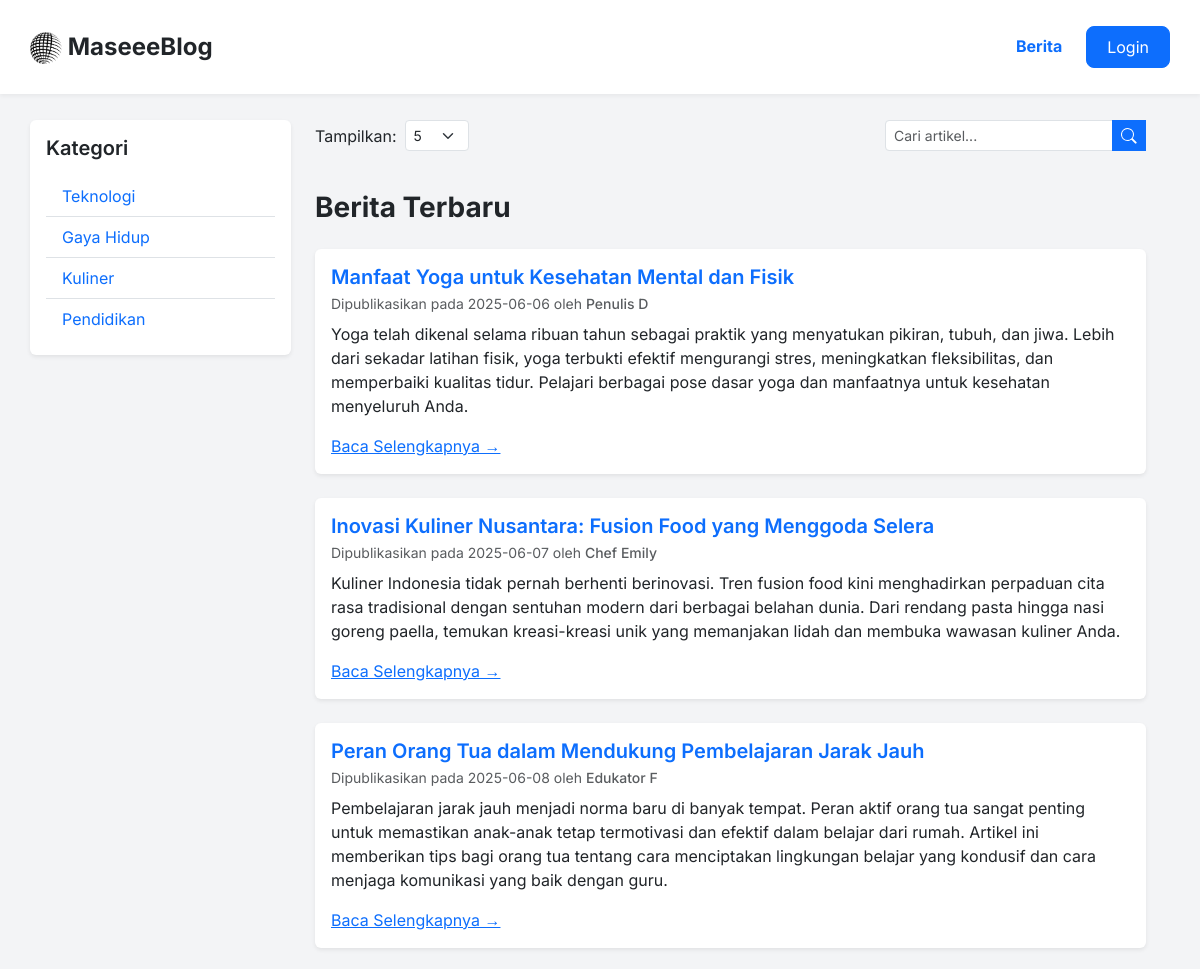
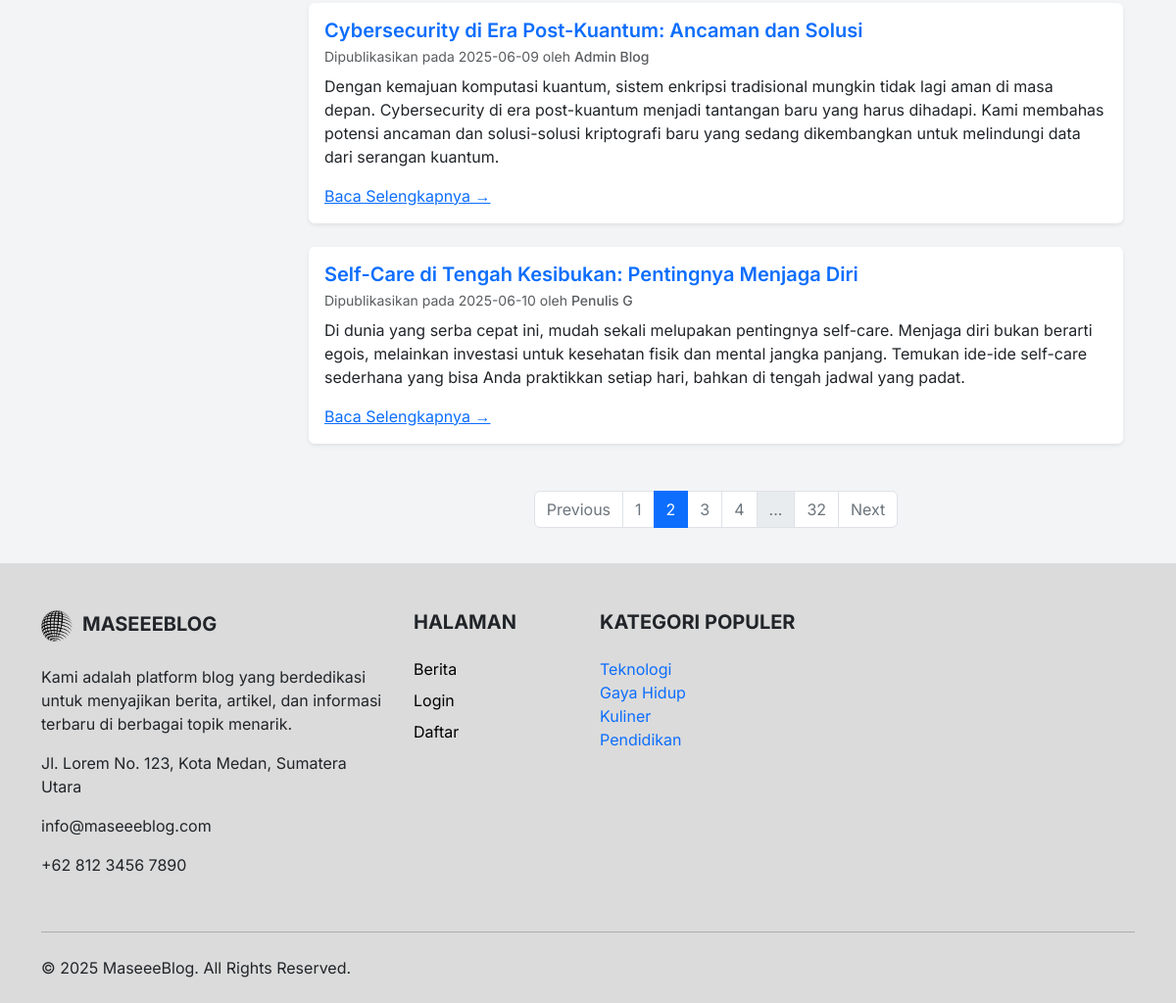
The app's page /index.php?page=blog&data_per_halaman=5&halaman=2 with its own data (2 pictures, top to bottom).
### tables this page shows
CREATE TABLE `kategori` (
  `idkategori` int(11) NOT NULL,
  `namakategori` varchar(255) NOT NULL
);

CREATE TABLE `blog` (
  `idblog` int(11) NOT NULL,
  `penulis` varchar(100) NOT NULL,
  `tanggalbuat` date NOT NULL,
  `judul` varchar(255) NOT NULL,
  `isi` mediumtext NOT NULL,
  `idkategori` int(11) NOT NULL
);

### file/blog.php (the view, shortened to what this page needs)
<?php
global $conn;
global $data_per_halaman;
if (isset($_POST['data_per_halaman'])) {
    $data_per_halaman = (int) $_POST['data_per_halaman'];
} elseif (isset($_GET['data_per_halaman'])) {
    $data_per_halaman = (int) $_GET['data_per_halaman'];
} else {
    $data_per_halaman = 5;
}
$data_per_halaman = max(1, $data_per_halaman);
$cari = '';
$where_sql = '';
$query_total = mysqli_query($conn, "SELECT COUNT(*) AS total FROM blog" . $where_sql);
$row_total = mysqli_fetch_assoc($query_total);
$total_data = $row_total['total'];
$total_halaman = ceil($total_data / $data_per_halaman);
$halaman_saat_ini = isset($_GET['halaman']) ? (int) $_GET['halaman'] : 1;
$halaman_saat_ini = max(1, min($halaman_saat_ini, $total_halaman));
$offset = ($halaman_saat_ini - 1) * $data_per_halaman;
$query_blog = mysqli_query($conn, "SELECT * FROM blog" . $where_sql . " ORDER BY idblog ASC LIMIT $data_per_halaman OFFSET $offset");
$query_kategori = mysqli_query($conn, "SELECT idkategori, namakategori FROM kategori");
function limit_words($text, $limit, $ellipsis = '...')
{
    $words = preg_split('/\s+/', $text, -1, PREG_SPLIT_NO_EMPTY);
    if (count($words) <= $limit) {
        return $text;
    }
    $limited_words = array_slice($words, 0, $limit);
    return implode(' ', $limited_words) . $ellipsis;
}
?>
<!DOCTYPE html>
<html lang="id">
<head>
</head>
<body>
    <div class="container main-content">
        <div class="row w-100">
            <aside class="col-md-3 mb-4">
                <div class="card shadow-sm border-0">
                    <div class="card-body">
                        <h3 class="card-title fs-5 fw-semibold text-gray-800 mb-3">Kategori</h3>
                        <ul class="list-group list-group-flush">
                            <?php
                            while (
                                $rowkategori = mysqli_fetch_assoc($query_kategori)
                            ) {
                                ?>
                                <li class="list-group-item"><a href="?page=blog&kategori=<?php echo $rowkategori['idkategori'];
                                    if (!empty($cari)) { echo '&cari=' . urlencode(htmlspecialchars($cari)); }
                                    echo '&data_per_halaman=' . $data_per_halaman;
                                    ?>"
                                        class="text-decoration-none text-gray-700 d-block"><?php echo $rowkategori['namakategori'] ?></a>
                                </li>
                            <?php } ?>
                        </ul>
                    </div>
                </div>
            </aside>
            <main class="col-md-9">
                <div class="d-flex justify-content-between align-items-start mb-4 flex-wrap gap-3">
                    <div class="d-flex align-items-center">
                        <label for="itemsPerPage" class="form-label text-gray-700 mb-0 me-2">Tampilkan:</label>
                        <form action="" method="post" class="d-flex align-items-center mb-0">
                            <select id="itemsPerPage" class="form-select form-select-sm" name="data_per_halaman"
                                onchange="this.form.submit()">
                                <option value="5" <?php if ($data_per_halaman == 5)
                                    echo 'selected'; ?>>5</option>
                            </select>
                        </form>
                    </div>
                    <div class="ms-auto">
                        <form action="" method="post" class="input-group w-auto">
                            <input type="text" class="form-control form-control-sm" placeholder="Cari artikel..."
                                name="cari"
                                value="<?php echo htmlspecialchars($cari); ?>">
                            <button class="btn btn-search btn-sm" type="submit">
                                <svg xmlns="http://www.w3.org/2000/svg" width="16" height="16" fill="currentColor"
                                    class="bi bi-search" viewBox="0 0 16 16">
                                    <path
                                        d="M11.742 10.344a6.5 6.5 0 1 0-1.397 1.398h-.001q.044.06.088.125l3.493 3.493a1 1 0 0 0 1.414-1.414l-3.493-3.493a.75.75 0 0 0-.125-.088zM12 6.5a5.5 5.5 0 1 1-11 0 5.5 5.5 0 0 1 11 0" />
                                </svg>
                            </button>
                        </form>
                    </div>
                </div>
                <h1 class="h3 fw-bold text-gray-800 mb-4">Berita Terbaru</h1>
                <?php
                if (mysqli_num_rows($query_blog) > 0) {
                    while ($rowblog = mysqli_fetch_assoc($query_blog)) {
                        $isi_artikel_penuh = $rowblog['isi'];
                        $jumlah_kata_pratinjau = 50;
                        $pra_isi = limit_words($isi_artikel_penuh, $jumlah_kata_pratinjau);
                        ?>
                        <article class="card shadow-sm mb-4 border-0">
                            <div class="card-body">
                                <h2 class="card-title h5 fw-semibold mb-2"><a href="index.php?page=isiblog&id=<?php echo htmlspecialchars($rowblog['idblog']); ?>"
                                        class="text-decoration-none"><?php echo htmlspecialchars($rowblog['judul']); ?></a></h2>
                                <p class="card-subtitle text-muted mb-2"><small>Dipublikasikan pada
                                        <?php echo htmlspecialchars($rowblog['tanggalbuat']); ?> oleh <span
                                            class="fw-medium"><?php echo htmlspecialchars($rowblog['penulis']); ?></span></small></p>
                                <p class="card-text text-gray-700"><?php echo htmlspecialchars($pra_isi); ?></p> <a href="index.php?page=isiblog&id=<?php echo htmlspecialchars($rowblog['idblog']); ?>" class="read-more">Baca Selengkapnya &rarr;</a>
                            </div>
                        </article>
                        <?php
                    }
                }
                ?>
                <nav aria-label="Page navigation example" class="d-flex justify-content-center mt-5">
                    <ul class="pagination">
                        <?php
                        $base_url = 'index.php?page=blog';
                        $base_url .= '&data_per_halaman=' . $data_per_halaman;
                        if ($halaman_saat_ini > 1) {
                            echo '<li class="page-item">';
                            echo '<a class="page-link" href="' . $base_url . '&halaman=' . ($halaman_saat_ini - 1) . '" aria-label="Previous">';
                            echo '<span aria-hidden="true">Previous</span>';
                            echo '</a>';
                            echo '</li>';
                        } else {
                            echo '<li class="page-item disabled">';
                            echo '<span class="page-link" aria-disabled="true">Previous</span>';
                            echo '</li>';
                        }
                        $start_page = max(1, $halaman_saat_ini - 2);
                        $end_page = min($total_halaman, $halaman_saat_ini + 2);
                        for ($i = $start_page; $i <= $end_page; $i++) {
                            $active_class = ($i == $halaman_saat_ini) ? 'active' : '';
                            $current_aria = ($i == $halaman_saat_ini) ? 'aria-current="page"' : '';
                            echo '<li class="page-item ' . $active_class . '">';
                            echo '<a class="page-link" href="' . $base_url . '&halaman=' . $i . '" ' . $current_aria . '>' . $i . '</a>';
                            echo '</li>';
                        }
                        if ($end_page < $total_halaman) {
                             if ($end_page < $total_halaman - 1) {
                                echo '<li class="page-item disabled"><span class="page-link">...</span></li>';
                            }
                            echo '<li class="page-item"><a class="page-link" href="' . $base_url . '&halaman=' . $total_halaman . '">' . $total_halaman . '</a></li>';
                        }
                        if ($halaman_saat_ini < $total_halaman) {
                            echo '<li class="page-item">';
                            echo '<a class="page-link" href="' . $base_url . '&halaman=' . ($halaman_saat_ini + 1) . '" aria-label="Next">';
                            echo '<span aria-hidden="true">Next</span>';
                            echo '</a>';
                            echo '</li>';
                        } else {
                            echo '<li class="page-item disabled">';
                            echo '<span class="page-link" aria-disabled="true">Next</span>';
                            echo '</li>';
                        }
                        ?>
                    </ul>
                </nav>
            </main>
        </div>
    </div>
</body>
</html>

### include/template/footer.php (shortened to what this page needs)
<?php
global $query_kategori;
global $cari;
mysqli_data_seek($query_kategori, 0);
$query_footer = $query_kategori;
?>
<footer class="pt-5 pb-4" style="background-color:#dbdbdb">
    <div class="container">
        <div class="row">
            <div class="col-lg-4 col-md-6 mb-4">
                <h5 class="text-uppercase fw-bold mb-4"><img src="./include/img/logo.png" alt=""
                        style="width:32px;height:32px;margin-right:10px">MaseeeBlog</h5>
                <p>
                    Kami adalah platform blog yang berdedikasi untuk menyajikan berita, artikel, dan informasi
                    terbaru di berbagai topik menarik.
                </p>
                <p>Jl. Lorem No. 123, Kota Medan, Sumatera Utara</p>
                <p>info@maseeeblog.com</p>
                <p>+62 812 3456 7890</p>
            </div>
            <div class="col-lg-2 col-md-6 mb-4">
                <h5 class="text-uppercase fw-bold mb-4">Halaman</h5>
                <ul class="list-unstyled">
                    <li><a href="index.php?page=blog" class="text-black text-decoration-none mb-2 d-block">Berita</a>
                    </li>
                    <?php if (isset($_SESSION['username'])): ?>
                        <li><a href="index.php?page=admin" class="text-black text-decoration-none mb-2 d-block">Admin
                                Page</a></li>
                    <?php else: ?>
                        <li><a href="index.php?page=login" class="text-black text-decoration-none mb-2 d-block">Login</a>
                        </li>
                        <li><a href="index.php?page=register"
                                class="text-black text-decoration-none mb-2 d-block">Daftar</a></li>
                    <?php endif; ?>
                </ul>
            </div>
            <div class="col-lg-3 col-md-6 mb-4">
                <h5 class="text-uppercase fw-bold mb-4">Kategori Populer</h5>
                <ul class="list-unstyled">
                        <?php
                        if ($query_footer instanceof mysqli_result && mysqli_num_rows($query_footer) > 0) {
                            while (
                                $rowkategori = mysqli_fetch_assoc($query_footer)
                            ) {
                                ?>
                                <li class="list-group-item"><a href="?page=blog&kategori=<?php echo htmlspecialchars($rowkategori['idkategori']);
                                if (!empty($cari)) {
                                    echo '&cari=' . urlencode(htmlspecialchars($cari));
                                }
                                ?>"
                                        class="text-decoration-none text-gray-700 d-block"><?php echo htmlspecialchars($rowkategori['namakategori']) ?></a>
                                </li>
                            <?php }
                        } else {
                            echo '<li class="list-group-item text-muted">Tidak ada kategori.</li>';
                        } ?>
                </ul>
            </div>
        </div>
        <hr class="mb-4">
        <div class="row align-items-center">
            <div class="col-md-7 col-lg-8 text-center text-md-start">
                <p class="mb-0">&copy; 2025 MaseeeBlog. All Rights Reserved.</p>
            </div>
        </div>
    </div>
</footer>

### file/blog.php (style rules this page uses)
body { padding-top: 100px; font-family: 'Inter', sans-serif; min-height: 100vh; display: flex; flex-direction: column; background-color: #f3f4f6; }
.main-content { flex-grow: 1; padding: 20px 0; }
.btn-search { background-color: #0d6efd; border-color: #0d6efd; color: white; }
.pagination .page-item.active .page-link { background-color: #0d6efd; border-color: #0d6efd; color: white; }
.pagination .page-item .page-link { color: #6c757d; }

### records on screen
kategori: namakategori "Teknologi"
kategori: namakategori "Gaya Hidup"
kategori: namakategori "Kuliner"
kategori: namakategori "Pendidikan"
blog: judul "Manfaat Yoga untuk Kesehatan Mental dan Fisik", tanggalbuat "2025-06-06", penulis "Penulis D", isi "Yoga telah dikenal selama ribuan tahun sebagai praktik yang menyatukan pikiran, tubuh, dan jiwa. Lebih dari sekadar latihan fisik, yoga terbukti efektif mengurangi stres, meningkatkan fleksibilitas, dan memperbaiki kualitas tidur. Pelajari berbagai pose dasar yoga dan manfaatnya untuk kesehatan menyeluruh Anda."
blog: judul "Inovasi Kuliner Nusantara: Fusion Food yang Menggoda Selera", tanggalbuat "2025-06-07", penulis "Chef Emily", isi "Kuliner Indonesia tidak pernah berhenti berinovasi. Tren fusion food kini menghadirkan perpaduan cita rasa tradisional dengan sentuhan modern dari berbagai belahan dunia. Dari rendang pasta hingga nasi goreng paella, temukan kreasi-kreasi unik yang memanjakan lidah dan membuka wawasan kuliner Anda."
blog: judul "Peran Orang Tua dalam Mendukung Pembelajaran Jarak Jauh", tanggalbuat "2025-06-08", penulis "Edukator F", isi "Pembelajaran jarak jauh menjadi norma baru di banyak tempat. Peran aktif orang tua sangat penting untuk memastikan anak-anak tetap termotivasi dan efektif dalam belajar dari rumah. Artikel ini memberikan tips bagi orang tua tentang cara menciptakan lingkungan belajar yang kondusif dan cara menjaga komunikasi yang baik dengan guru."
blog: judul "Cybersecurity di Era Post-Kuantum: Ancaman dan Solusi", tanggalbuat "2025-06-09", penulis "Admin Blog", isi "Dengan kemajuan komputasi kuantum, sistem enkripsi tradisional mungkin tidak lagi aman di masa depan. Cybersecurity di era post-kuantum menjadi tantangan baru yang harus dihadapi. Kami membahas potensi ancaman dan solusi-solusi kriptografi baru yang sedang dikembangkan untuk melindungi data dari serangan kuantum."
blog: judul "Self-Care di Tengah Kesibukan: Pentingnya Menjaga Diri", tanggalbuat "2025-06-10", penulis "Penulis G", isi "Di dunia yang serba cepat ini, mudah sekali melupakan pentingnya self-care. Menjaga diri bukan berarti egois, melainkan investasi untuk kesehatan fisik dan mental jangka panjang. Temukan ide-ide self-care sederhana yang bisa Anda praktikkan setiap hari, bahkan di tengah jadwal yang padat."

### other values on screen
$total_halaman "32"
